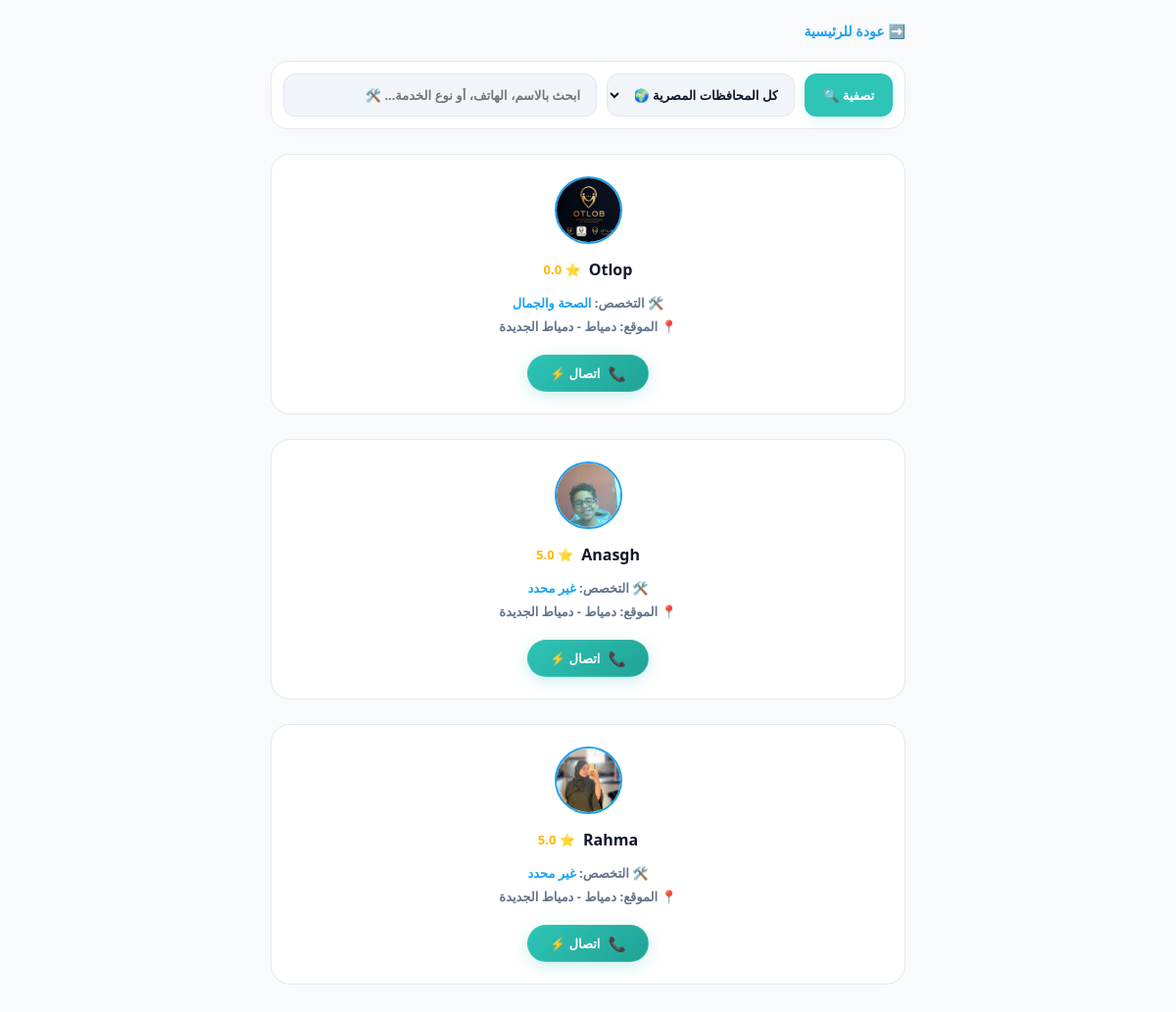
The page /providers/ on the database as committed earlier.
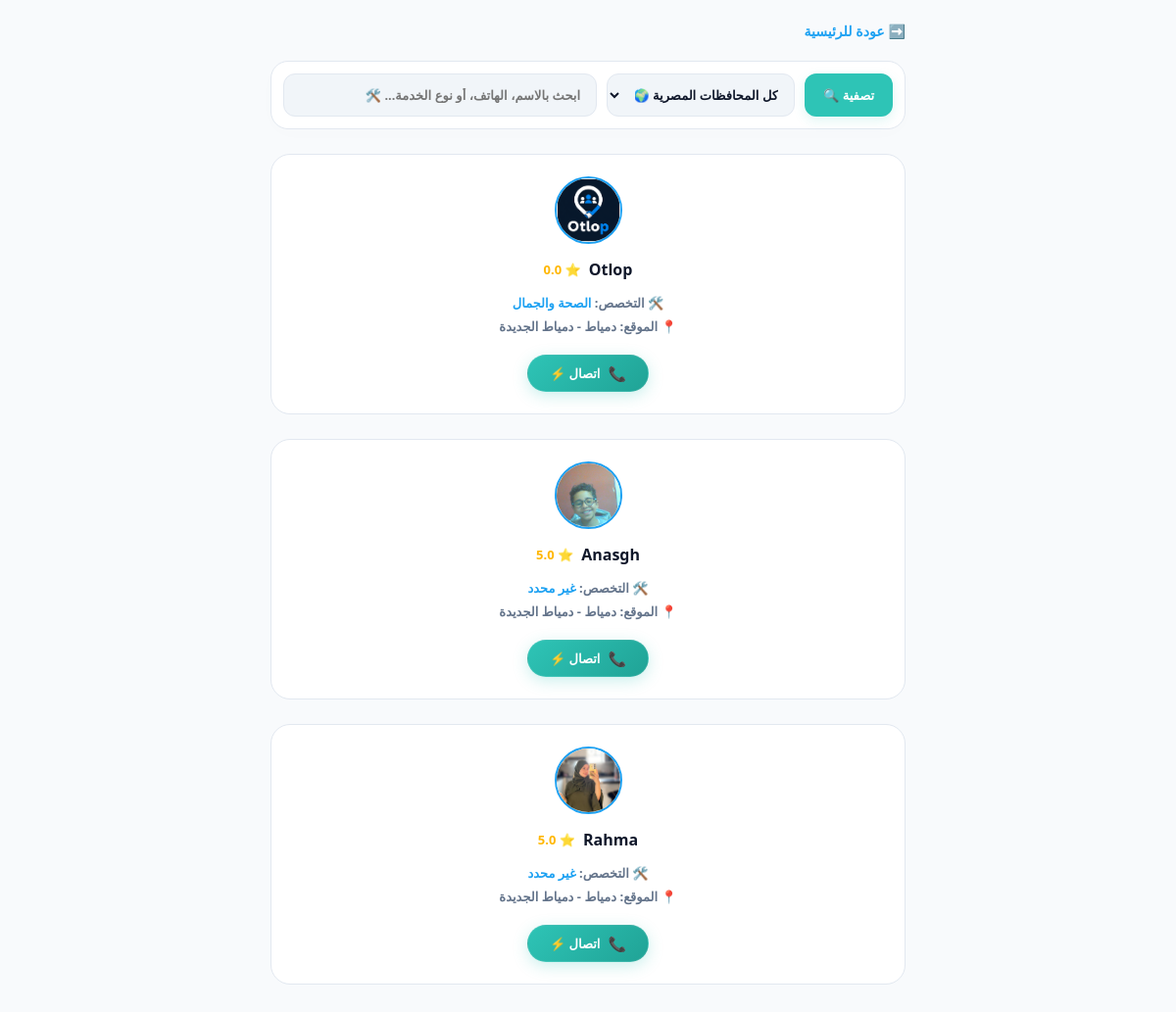
The same page on the database as committed later.
### accounts/models.py (models this page shows, shortened)
class User(AbstractUser):
    USER_TYPE_CHOICES = (
        ('client', 'طالب خدمة'),
        ('provider', 'مقدم خدمة'),
    )
    VERIFICATION_STATUS_CHOICES = (
        ('not_submitted', 'لم يتم تقديم الطلب'),
        ('pending', 'قيد المراجعة والتدقيق'),
        ('verified', 'حساب موثق ومؤكد'),
        ('rejected', 'تم رفض الطلب'),
    )
    phone_number = models.CharField(max_length=15, unique=True, null=True, blank=True, verbose_name="رقم الهاتف")
    user_type = models.CharField(max_length=10, choices=USER_TYPE_CHOICES, default='client', verbose_name="نوع الحساب")
    governorate = models.ForeignKey(Governorate, on_delete=models.SET_NULL, null=True, blank=True, verbose_name="المحافظة")
    city = models.ForeignKey(City, on_delete=models.SET_NULL, null=True, blank=True, verbose_name="المدينة / المركز")
    address_details = models.CharField(max_length=255, blank=True, null=True, verbose_name="تفاصيل العنوان (الشارع / الحي)")
    national_id = models.CharField(max_length=14, blank=True, null=True, verbose_name="الرقم القومي (14 رقم)")
    id_front_image = models.ImageField(upload_to='national_ids/front/', blank=True, null=True, verbose_name="صورة وجه البطاقة")
    id_back_image = models.ImageField(upload_to='national_ids/back/', blank=True, null=True, verbose_name="صورة ظهر البطاقة")
    verification_status = models.CharField(max_length=20, choices=VERIFICATION_STATUS_CHOICES, default='not_submitted', verbose_name="حالة التوثيق")
    category = models.ForeignKey(Category, on_delete=models.SET_NULL, null=True, blank=True, verbose_name="المهنة / التخصص")
    profile_picture = models.ImageField(upload_to='profile_pics/', blank=True, null=True, default='profile_pics/default_user.png', verbose_name="صورة الحساب")
    is_active_now = models.BooleanField(default=False, verbose_name="متاح الآن للعمل")
    latitude = models.FloatField(null=True, blank=True, verbose_name="خط العرض GPS")
    longitude = models.FloatField(null=True, blank=True, verbose_name="خط الطول GPS")
    last_location_update = models.DateTimeField(null=True, blank=True, verbose_name="آخر تحديث للموقع")
    category = models.ForeignKey(
        'Category',
        on_delete=models.SET_NULL,
        null=True,
        blank=True,
        related_name='providers',
        verbose_name="التخصص المهني الرئيسي (للفنيين فقط)"
    )
    interests = models.ManyToManyField(
        'Category',
        blank=True,
        related_name='interested_users',
        verbose_name="الاهتمامات والاحتياجات (لطالبي الخدمة فقط)"
    )
    @property
    def get_average_rating(self):
        ratings = self.received_ratings.all()
        if ratings.exists():
            total_stars = sum(r.stars for r in ratings)
            avg = total_stars / ratings.count()
            return round(avg, 1) # تقريب للرقم مثل 4.5
        return 0.0

class Category(models.Model):
    name_ar = models.CharField(max_length=100, verbose_name="اسم القسم/التخصص بالعربية")
    name_en = models.CharField(max_length=100, verbose_name="اسم القسم/التخصص بالإنجليزية", blank=True, null=True)
    parent = models.ForeignKey(
        'self',
        on_delete=models.CASCADE,
        null=True,
        blank=True,
        related_name='children',
        verbose_name="القسم الأب (اتركه فارغاً ليكون قسماً رئيسياً)"
    )
    icon_emoji = models.CharField(
        max_length=10,
        choices=CATEGORY_EMOJI_CHOICES, # ربط القائمة المنسدلة الذكية
        default="🛠️",
        verbose_name="أيقونة التخصص (إيموجي)"
    )
    created_at = models.DateTimeField(auto_now_add=True)
    class Meta:
        verbose_name = "الالقسم والتخصص"
        verbose_name_plural = "الأقسام والتخصصات"

class Governorate(models.Model):
    name_ar = models.CharField(max_length=100, verbose_name="المحافظة بالكامل (عربي)")
    name_en = models.CharField(max_length=100, verbose_name="المحافظة بالكامل (إنجليزي)")

class City(models.Model):
    governorate = models.ForeignKey(Governorate, on_delete=models.CASCADE, related_name='cities', verbose_name="المحافظة")
    name_ar = models.CharField(max_length=100, verbose_name="المدينة / المركز (عربي)")
    name_en = models.CharField(max_length=100, verbose_name="المدينة / المركز (إنجليزي)")

### accounts/views.py (the view)
# urls.py: path('providers/', all_providers_view, name='providers_directory'),
def all_providers_view(request):
    selected_gov = request.GET.get('governorate')
    search_query = request.GET.get('q', '').strip()
    providers = User.objects.filter(user_type='provider')
    if selected_gov:
        providers = providers.filter(governorate_id=selected_gov)
    if search_query:
        providers = providers.filter(
            models.Q(username__icontains=search_query) |
            models.Q(phone_number__icontains=search_query) |
            models.Q(category__name_ar__icontains=search_query)
        ).distinct()
    context = {
        'providers': providers,
        'gov_choices': Governorate.objects.all(),
        'selected_gov': int(selected_gov) if selected_gov else None,
        'search_query': search_query,
    }
    return render(request, 'accounts/providers_directory.html', context)

### accounts/templates/accounts/providers_directory.html (shortened to what this page needs)
<!DOCTYPE html>
<html lang="ar" dir="rtl">
<head>
</head>
<body>
    <div class="container">
        <div style="margin-bottom: 20px; text-align: right;">
            <button type="button" onclick="window.location.href='/'" style="background: none; border: none; color: #1da1f2; font-weight: bold; font-size: 14px; cursor: pointer; padding: 0; display: inline-flex; align-items: center; gap: 4px;">
                <span>➡️</span> عودة للرئيسية
            </button>
        </div>
        <form method="GET" action="/providers/" class="search-grid">
            <button type="submit">تصفية 🔍</button>
            <select name="governorate">
                <option value="">كل المحافظات المصرية 🌍</option>
            </select>
            <input type="text" name="q" value="{{ search_query|default:'' }}" placeholder="ابحث بالاسم، الهاتف، أو نوع الخدمة... 🛠️">
        </form>
        <div style="display: flex; flex-direction: column; gap: 5px; width: 100%; box-sizing: border-box;">
            {% for provider in providers %}
                <div class="provider-card">
                    {% if provider.profile_picture %}
                        <img src="{{ provider.profile_picture.url }}" style="width: 65px; height: 65px; border-radius: 50%; object-fit: cover; border: 2px solid #1da1f2; margin-bottom: 5px;">
                    {% else %}
                        <div style="width: 65px; height: 65px; border-radius: 50%; background: var(--input-bg); border: 1px solid var(--border); display: flex; align-items: center; justify-content: center; color: var(--text-muted); font-size: 24px; font-weight: bold; margin-bottom: 5px;">👤</div>
                    {% endif %}
                    <div style="display: flex; align-items: center; gap: 8px;">
                        <a href="{% url 'public_profile' provider.id %}" style="text-decoration: none; color: inherit;">
                            <strong style="color: var(--text-main); font-size: 16px; font-weight: 800;">{{ provider.username }}</strong>
                        </a>
                        <span style="color: #ffb703; font-weight: bold; font-size: 13px;">⭐ {{ provider.get_average_rating }}</span>
                    </div>
                    <div style="font-size: 13px; font-weight: 600; color: var(--text-muted); display: flex; flex-direction: column; gap: 6px; margin: 4px 0 10px 0;">
                        <span>🛠️ التخصص: <span style="color: #1da1f2;">{{ provider.category.name_ar|default:"غير محدد" }}</span></span>
                        <span>📍 الموقع: {{ provider.governorate.name_ar }} - {{ provider.city.name_ar }}</span>
                    </div>
                    {% if provider.phone_number %}
                        <a href="tel:{{ provider.phone_number }}" style="display: inline-flex; align-items: center; gap: 8px; background: linear-gradient(135deg, #2ec4b6, #20a396); color: white; text-decoration: none; padding: 8px 22px; border-radius: 30px; font-weight: 700; font-size: 13px; box-shadow: 0 4px 15px rgba(46,196,182,0.25); border: 1px solid rgba(255,255,255,0.1); transition: 0.2s; box-sizing: border-box;">
                            <span style="font-size: 15px; animation: pulse 2s infinite; display: inline-block;">📞</span>
                            <span>اتصال ⚡</span>
                        </a>
                    {% endif %}
                </div>
            {% empty %}
                <p style="text-align: center; color: var(--text-muted); padding: 50px; border-radius: 20px; border: 2px dashed var(--border); margin: 0; font-weight: 700; font-size: 14px; background: var(--card-bg);">لا توجد نتائج مطابقة لبحثك حالياً.</p>
            {% endfor %}
        </div>
    </div>
</body>
</html>

Rows that differ between the two databases and show on the page:
changed User "Otlop": profile_picture: a different picture
